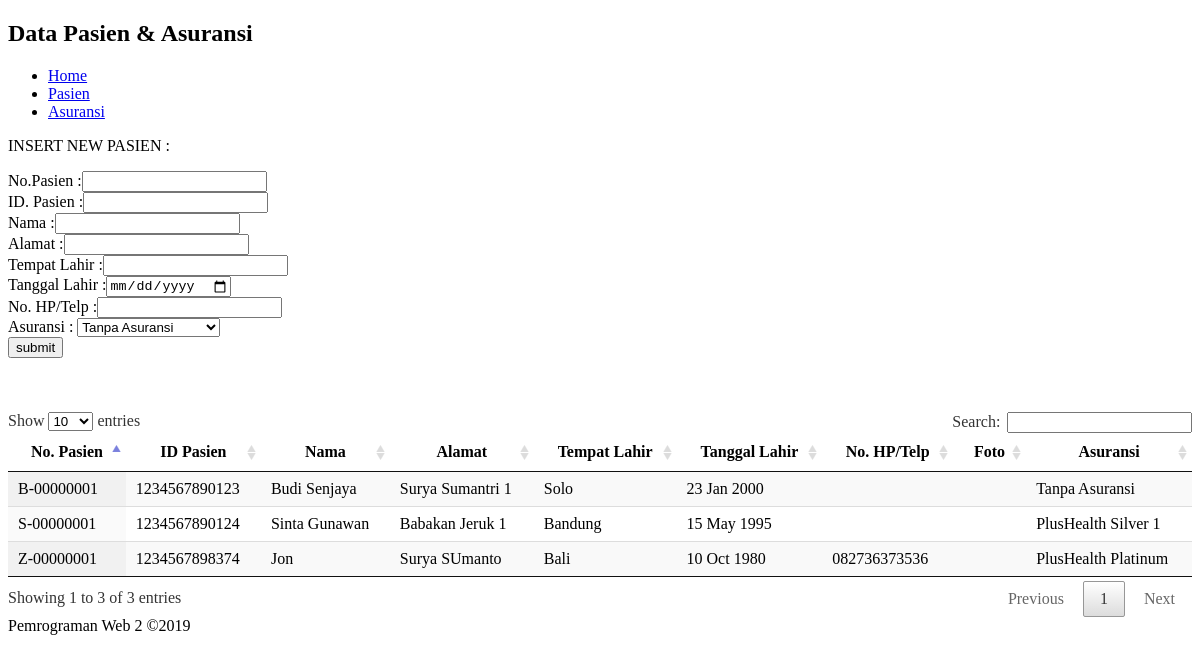
Page /?menu=pasien on the committed database.
### tables this page shows
CREATE TABLE `patient` (
  `med_record_number` varchar(10) NOT NULL,
  `citizen_id_number` varchar(18) NOT NULL,
  `name` varchar(150) NOT NULL,
  `address` varchar(300) NOT NULL,
  `birth_place` varchar(80) NOT NULL,
  `birth_date` date NOT NULL,
  `phone_number` varchar(18) DEFAULT NULL,
  `photo` varchar(100) DEFAULT NULL,
  `insurance_id` int(11) NOT NULL
);

CREATE TABLE `insurance` (
  `id` int(11) NOT NULL,
  `name_class` varchar(150) NOT NULL
);

### db_function/asuransi_func.php (called while the page is built, shortened)
<?php
function getAllAsuransi(){
    $link = new PDO('mysql:host=localhost;dbname=prakpw220191','root','');
    $link->setAttribute(PDO::ATTR_AUTOCOMMIT,false);
    $link->setAttribute(PDO::ATTR_ERRMODE ,PDO::ERRMODE_EXCEPTION);
    $query = "SELECT * FROM insurance";
    $result = $link->query($query);
    return $result;
}

### db_function/pasien_func.php (called while the page is built, shortened)
<?php
function getAllPasien(){
    $link = new PDO('mysql:host=localhost;dbname=prakpw220191','root','');
    $link->setAttribute(PDO::ATTR_AUTOCOMMIT,false);
    $link->setAttribute(PDO::ATTR_ERRMODE ,PDO::ERRMODE_EXCEPTION);
    $query = "SELECT p.med_record_number,p.citizen_id_number,p.name,p.address,p.birth_place,p.phone_number,p.photo,p.birth_date,i.id,i.name_class
    FROM patient p JOIN insurance i ON p.insurance_id = i.id";
    $result = $link->query($query);
    return $result;
}

### view/pasien.php (the view, shortened to what this page needs)
    <form method="post">
        <p>INSERT NEW PASIEN :</p>
        No.Pasien :<input type="text" name="txtNP" id="name"><br>
        ID. Pasien :<input type="text" name="txtIP" id="name"><br>
        Nama :<input type="text" name="txtName" id="name"><br>
        Alamat :<input type="textarea" name="txtAddr" id="name"><br>
        Tempat Lahir :<input type="text" name="txtPL" id="name"><br>
        Tanggal Lahir :<input type="date" name="txtTL" id="name"><br>
        No. HP/Telp :<input type="text" name="txtPhone" id="name"><br>
        Asuransi :
        <?php
        $asuransis = getAllAsuransi();
        echo '<select name="txtAsuransi">';
        foreach ($asuransis as $asuransi) {
            echo '  <option ';
            echo ' value="'.($asuransi['id']).'">'.($asuransi['name_class']);
            echo '</option>';
        }
        echo '<select>';
        ?><br>
        <input name="btnSubmit" type="submit" value="submit">
    </form>
<br> <br> <br>
<table id="tbpasien" class="display">
    <thead>
        <tr>
            <th>No. Pasien</th>
            <th>ID Pasien</th>
            <th>Nama</th>
            <th>Alamat</th>
            <th>Tempat Lahir</th>
            <th>Tanggal Lahir</th>
            <th>No. HP/Telp</th>
            <th>Foto</th>
            <th>Asuransi</th>
        </tr>
    </thead>
    <tbody>
        <?php
            $pasiens = getAllPasien();
            foreach ($pasiens as $pasien) {
                $tgl = date_create($pasien['birth_date']);
                echo '<tr>';
                echo '<td>' . $pasien['med_record_number'] . '</td>';
                echo '<td>' . $pasien['citizen_id_number'] . '</td>';
                echo '<td>' . $pasien['name'] . '</td>';
                echo '<td>' . $pasien['address'] . '</td>';
                echo '<td>' . $pasien['birth_place'] . '</td>';
                echo '<td>' . date_format($tgl,'d M Y ').'</td>';
                echo '<td>' . $pasien['phone_number'] . '</td>';
                echo '<td>' . $pasien['photo'] . '</td>';
                echo '<td>' . $pasien['name_class'] . '</td>';
                echo '</tr>';
            }
        ?>
    </tbody>
</table>

### index.php (shortened to what this page needs)
<?php
include_once 'db_function/asuransi_func.php';
include_once 'db_function/pasien_func.php';
?>
<!DOCTYPE html>
<html lang="en">
<head>
    <link rel="stylesheet" type="text/css" href="src/datatables.css">
</head>
<body>
<header>
    <h2>Data Pasien & Asuransi</h2>
</header>
<nav>
    <ul>
        <li><a href="?menu=home">Home</a></li>
        <li><a href="?menu=pasien">Pasien</a></li>
        <li><a href="?menu=asuransi">Asuransi</a></li>
    </ul>
</nav>
<main>
    <?php
    $targetMenu = filter_input(INPUT_GET,'menu');
    switch ($targetMenu){
        case 'pasien':
            include_once 'view/pasien.php';
            break;
    }
    ?>
</main>
<footer>
    Pemrograman Web 2 &copy;2019
</footer>
</body>
</html>

### src/datatables.css (style rules this page uses)
table.dataTable { width: 100%; margin: 0 auto; clear: both; border-collapse: separate; border-spacing: 0; }
table.dataTable thead th, table.dataTable tfoot th { font-weight: bold; }
table.dataTable thead th, table.dataTable thead td { padding: 10px 18px; border-bottom: 1px solid #111; }
table.dataTable thead .sorting, table.dataTable thead .sorting_asc, table.dataTable thead .sorting_desc, table.dataTable thead .sorting_asc_disabled, table.dataTable thead .sorting_desc_disabled { cursor: pointer; *cursor: hand; background-repeat: no-repeat; background-position: center right; }
table.dataTable thead .sorting { background-image: url("DataTables-1.10.18/images/sort_both.png"); }
table.dataTable thead .sorting_asc { background-image: url("DataTables-1.10.18/images/sort_asc.png"); }
table.dataTable tbody tr { background-color: #ffffff; }
table.dataTable tbody th, table.dataTable tbody td { padding: 8px 10px; }
table.dataTable.row-border tbody th, table.dataTable.row-border tbody td, table.dataTable.display tbody th, table.dataTable.display tbody td { border-top: 1px solid #ddd; }
table.dataTable.row-border tbody tr:first-child th, table.dataTable.row-border tbody tr:first-child td, table.dataTable.display tbody tr:first-child th, table.dataTable.display tbody tr:first-child td { border-top: none; }
table.dataTable.stripe tbody tr.odd, table.dataTable.display tbody tr.odd { background-color: #f9f9f9; }
table.dataTable.order-column tbody tr > .sorting_1, table.dataTable.order-column tbody tr > .sorting_2, table.dataTable.order-column tbody tr > .sorting_3, table.dataTable.display tbody tr > .sorting_1, table.dataTable.display tbody tr > .sorting_2, table.dataTable.display tbody tr > .sorting_3 { background-color: #fafafa; }
table.dataTable.display tbody tr.odd > .sorting_1, table.dataTable.order-column.stripe tbody tr.odd > .sorting_1 { background-color: #f1f1f1; }
table.dataTable.display tbody tr.even > .sorting_1, table.dataTable.order-column.stripe tbody tr.even > .sorting_1 { background-color: #fafafa; }
table.dataTable.no-footer { border-bottom: 1px solid #111; }
table.dataTable, table.dataTable th, table.dataTable td { box-sizing: content-box; }

### rows in the picture
patient: med_record_number "B-00000001", citizen_id_number "1234567890123", name "Budi Senjaya", address "Surya Sumantri 1", birth_place "Solo", birth_date "23 Jan 2000", insurance.name_class "Tanpa Asuransi"
patient: med_record_number "S-00000001", citizen_id_number "1234567890124", name "Sinta Gunawan", address "Babakan Jeruk 1", birth_place "Bandung", birth_date "15 May 1995", insurance.name_class "PlusHealth Silver 1"
patient: med_record_number "Z-00000001", citizen_id_number "1234567898374", name "Jon", address "Surya SUmanto", birth_place "Bali", birth_date "10 Oct 1980", phone_number "082736373536", insurance.name_class "PlusHealth Platinum"

### other values in the picture
form field txtAsuransi "Tanpa Asuransi"
